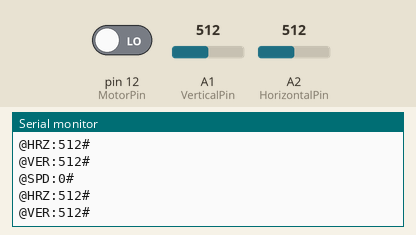
The program below on a simulated Arduino Uno, built with avr-gcc and run on an emulated ATmega328P. Parts: the last lines printed to the serial monitor. Inputs (shaded band) come from the test bench; at power-on: A1 (VerticalPin) = 512, A2 (HorizontalPin) = 512, pin 12 (MotorPin) LOW.

Above: at 1.2 s.
1.3 s: A1 (VerticalPin) set to 107
At 2.4 s:
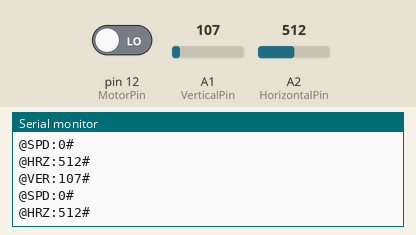
2.8 s: A1 (VerticalPin) set to 94
At 3.9 s:
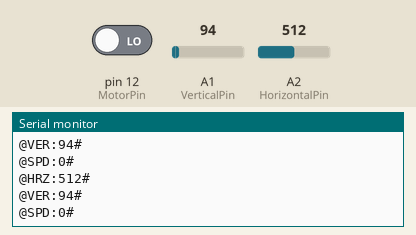
4.3 s: A2 (HorizontalPin) set to 109
At 5.0 s:
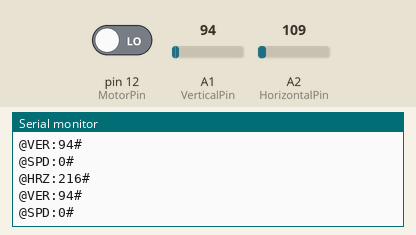
5.8 s: A2 (HorizontalPin) set to 95
At 6.9 s:
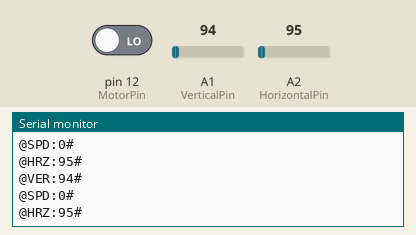
8.8 s: A1 (VerticalPin) set to 11
At 9.8 s:
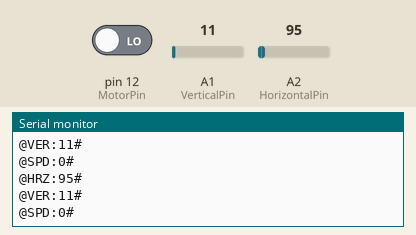
11.8 s: A1 (VerticalPin) set to 8
At 12.6 s:
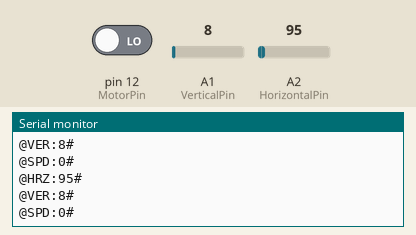
Timing chart, 0 to 14.8 s (numbered marks = the images above; inputs shaded):
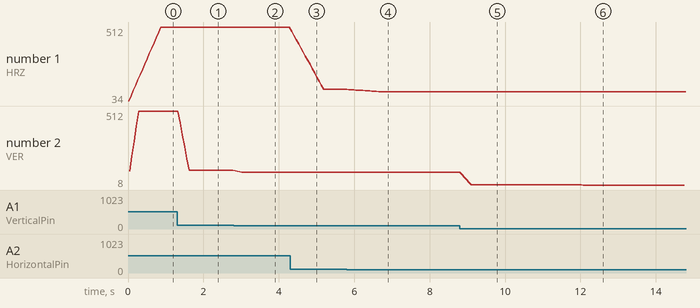

The program:

main.cpp
```cpp
#include <Arduino.h>
#include <string.h>

// TODO: Make sure pins are equal to the ones currently in use, so the client wont have to switch stuff around

// PIN DEFINES
#define MotorPin 12
#define HorizontalPin A2
#define VerticalPin A1

// DATA DEFINES
#define StartMarker '@'
#define PayloadMarker ':'
#define EndMarker '#'

#define SpeedProtocol "SPD"
#define HorizontalProtocol "HRZ"
#define VerticalProtocol "VER"

// SERIAL DEFINES
#define BaudRate 9600
#define MessageDelay 50

// CYCLING DEFINES
#define ResetDelay 200

#define VerticalArraySize 5
#define HorizontalArraySize 15

int VerticalData[VerticalArraySize];
int HorizontalData[HorizontalArraySize];

int CycleState = LOW;

int HorizontalTilt, VerticalTilt, Speed;

void setup()
{
  pinMode(MotorPin,INPUT);
  pinMode(HorizontalPin,INPUT);
  pinMode(VerticalPin,INPUT);
  Serial.begin(BaudRate);
}

int CalculateAverage(int* array, int size, int data)
{
  int total = 0;
  for (int i = 0; i < size - 1; i++)
  {
    *array = *(array + 1);
    total += *array;
    array++;
  }
  *array = data;
  total += data;
  return total / size;
}

int debug = 0;

void ReadSpeed() // Will return the speed that the thing is being driven by.
{
  int check = digitalRead(MotorPin);

  if(CycleState != check)
  {
      Speed = 5;
      CycleState = check;
  }
  else
  {
    Speed = 0;
  }
  return;
}

void ResetRotations()
{
  Speed = 0;
}

void SendMessage(char protocol[], int value)
{
  Serial.print(StartMarker);
  Serial.print(protocol);
  Serial.print(PayloadMarker);
  Serial.print(value);
  Serial.println(EndMarker);
  delay(20);
}

void loop()
{
  HorizontalTilt = analogRead(HorizontalPin);
  VerticalTilt = analogRead(VerticalPin);

  ReadSpeed();

  SendMessage(SpeedProtocol,Speed);
  SendMessage(HorizontalProtocol,CalculateAverage(&HorizontalData[0],HorizontalArraySize,HorizontalTilt));
  SendMessage(VerticalProtocol,CalculateAverage(&VerticalData[0],VerticalArraySize,VerticalTilt));
}
```

Measured:
- the behaviour switches between 100 and 99 on A1 (VerticalPin) (found by bisection; images 1 and 2)
- the behaviour switches between 100 and 99 on A2 (HorizontalPin) (found by bisection; images 3 and 4)
- after the input at 1.3 s, the serial monitor: prints a new line after 0.08 s (image 1)
- after the input at 2.8 s, the serial monitor: prints a new line at once (image 2)
- after the input at 4.3 s, the serial monitor: prints a new line at once (image 3)
- after the input at 5.8 s, the serial monitor: prints a new line after 0.06 s (image 4)
- after the input at 8.8 s, the serial monitor: prints a new line after 0.06 s (image 5)
- after the input at 11.8 s, the serial monitor: prints a new line after 0.10 s (image 6)
